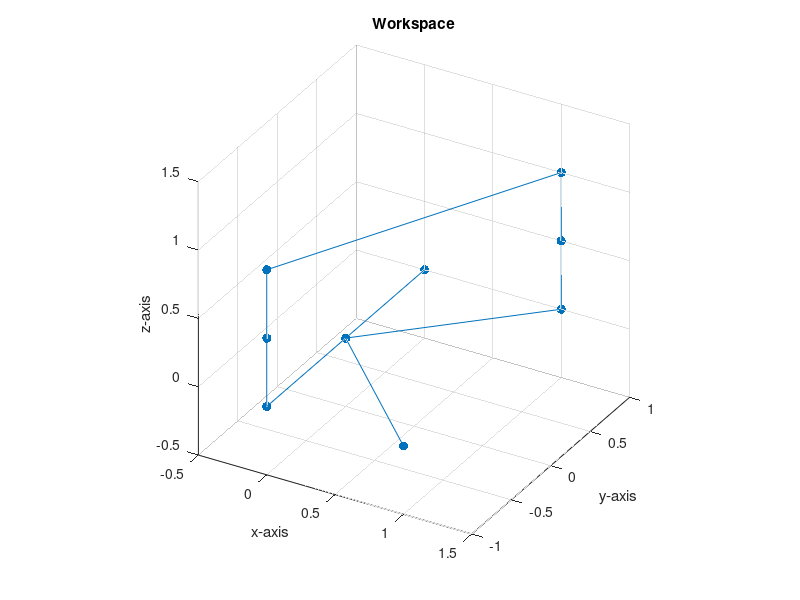

Source code (MATLAB):
%% ME 557: Project, Define Letter K Points.

%Clear Everything
clear
close all
clc

%% Define the Letter Points.
%Define the points componentwise.
xs = [0 0 0 0 1 1 1 0 1];
ys = [1 -1 -1 -1 1 1 1 0 -1];
zs = [0 0 0.5 1 1 0.5 0 0 0];

%Store the points in a matrix.
Lpts = [xs; ys; zs];

%% Plot the Letter Points.

%Plot the Letter Points.
figure, hold on, grid on
plot3(Lpts(1, :), Lpts(2, :), Lpts(3, :), '.-', 'Markersize', 20)
title('Workspace')
xlabel('x-axis'), ylabel('y-axis'), zlabel('z-axis')
view(30, 30), rotate3d on,
axis equal

%% Write out the Data Points.

%Write out the letter data points.
dlmwrite('C:\Users\USER\Documents\Coursework\MSME\Year1\Winter2018\ME557_IntroToRobotics\Project\LetterPoints\LetterPts_K.txt', Lpts)
